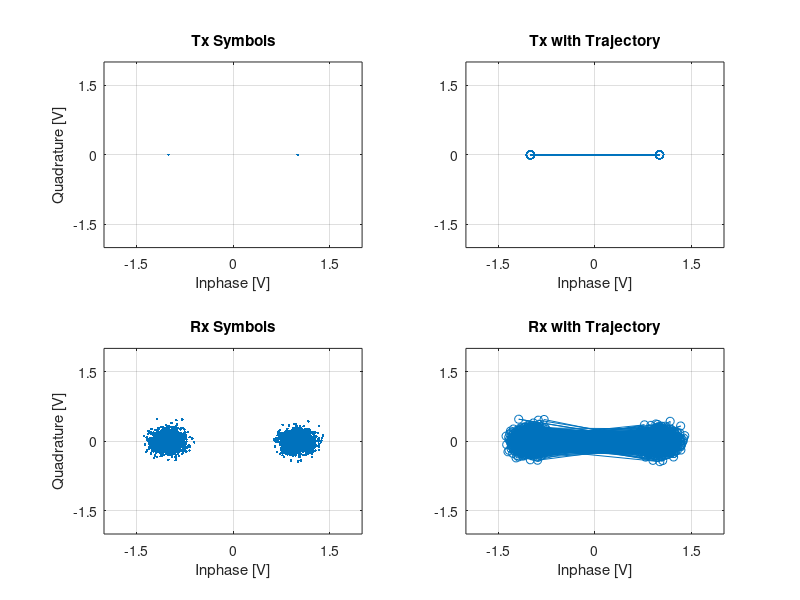
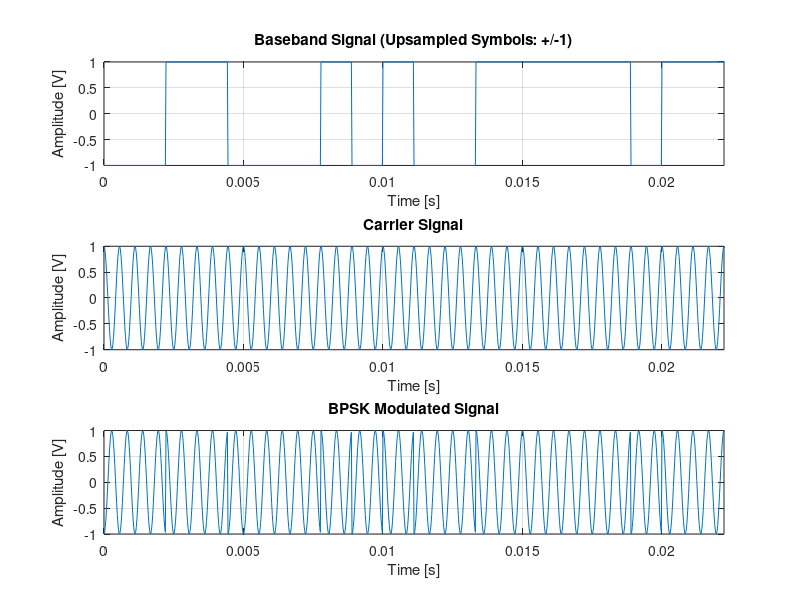
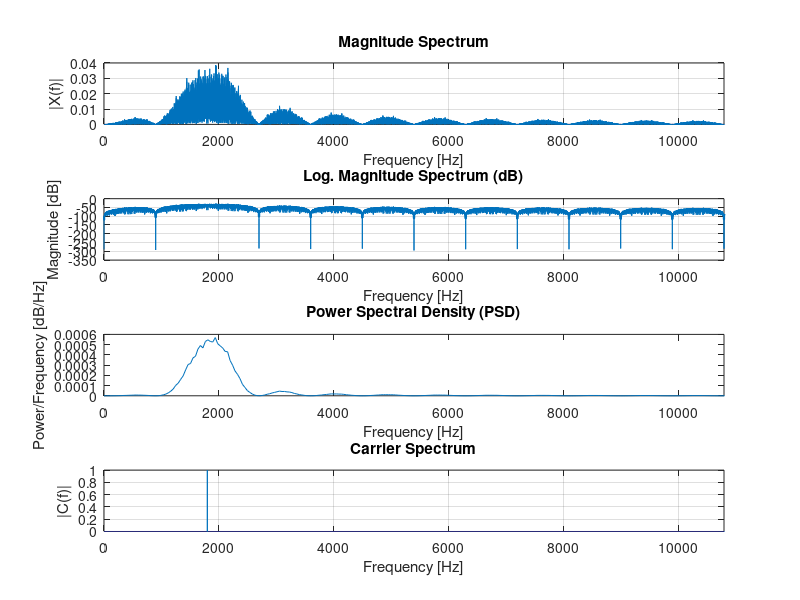

These charts were generated, in order, by the following MATLAB code:
% MATLAB implementation of BPSK modulation, constellation diagrams,
% time-domain plots, and frequency-domain spectra.
% Translated from Python code.

clear; close all; clc;

%% Configuration
fs = 44100;             % sampling rate [Hz]
baud = 900;             % symbol rate [symbols/s]
Nbits = 4000;           % number of bits
f0 = 1800;              % carrier Frequency [Hz]
Ns = floor(fs/baud);    % number of Samples per Symbol (Python int() truncates)
N = Nbits * Ns;         % Total Number of Samples
t = (0:N-1)/fs;         % time vector [s] (row vector)

% Limit for representation of time domain signals for better visibility.
symbolsToShow = 20;
timeDomainVisibleLimit = min(Nbits/baud, symbolsToShow/baud);

% Limit for representation of frequency domain signals for better visibility.
% (Note: Python f = r_[0:N/2.0]/N*fs implies N/2 points for spectrum)
% MATLAB f_axis for plotting FFT typically uses N/2 or N/2+1 points.
% Frequency axis for plotting FFT results (single-sided spectrum)
f_axis_full = linspace(0, fs/2, floor(N/2)+1); % For N_fft/2+1 points

sideLobesToShow = 9;
sideLobeWidthSpectrum = baud;
lowerLimit = max(0, f0 - sideLobeWidthSpectrum*(1 + sideLobesToShow));
upperLimit = f0 + sideLobeWidthSpectrum*(1 + sideLobesToShow);

carrier1 = cos(2*pi*f0*t); % carrier1 will be a row vector

%% Helper functions (equivalent to Python's GetBpskSymbol and BpskSymbolMapper)
% For BPSK:
% Bit 0 (False) -> Symbol 0 -> Maps to +Amplitude (cos(0))
% Bit 1 (True)  -> Symbol 1 -> Maps to -Amplitude (cos(pi))

% No explicit GetBpskSymbol needed if we map bits directly.
% BpskSymbolMapper logic will be incorporated directly.

%% BPSK Modulation
% Modulator Input
inputBits = randn(Nbits,1) > 0; % Logical column vector (true/false)

% Digital-to-Analog Conversion (Baseband Signal)
% Python: inputSignal = (np.tile(inputBits*2-1,(1,Ns))).ravel()
% inputBits*2-1: True -> 1, False -> -1
symbols_pm1 = 2*double(inputBits) - 1; % Column vector of +1 and -1
inputSignal = repelem(symbols_pm1, Ns); % Column vector, (Nbits*Ns) x 1

% Multiplicator / mixer
% Ensure correct dimensions for element-wise multiplication.
% inputSignal is column, carrier1 is row. MATLAB's .* handles this by broadcasting.
BPSK_signal = inputSignal .* carrier1'; % Make carrier1 column or inputSignal row.
                                       % Or rely on broadcasting like: inputSignal .* carrier1
                                       % Let's make carrier explicit column for clarity here.
BPSK_signal = inputSignal .* cos(2*pi*f0*t'); % t' makes time column, so carrier is column

%% Prepare BPSK Constellation Diagram
amplitude = 1;

% Generate noise.
noiseStandardDeviation = 0.12;
% Python noise1/noise2 are for I and Q components for Rx_symbols
noiseI = noiseStandardDeviation * randn(Nbits, 1);
noiseQ = noiseStandardDeviation * randn(Nbits, 1);

% Transmitted symbols (ideal constellation points)
% Based on Python logic: True bit (1) -> -amplitude; False bit (0) -> +amplitude
Tx_symbols = zeros(Nbits, 1);
Tx_symbols(inputBits == true) = -amplitude; % Bit 1 (True) maps to -amp
Tx_symbols(inputBits == false) = amplitude; % Bit 0 (False) maps to +amp

% Received symbols (add noise to Tx_symbols)
% Rx_symbols = mapped_symbol + (noiseI + 1j*noiseQ)
Rx_symbols = Tx_symbols + (noiseI + 1i*noiseQ);

%% Plot of BPSK Constellation Diagram
figure('Name', 'Constellation Diagram BPSK');
% sgtitle('Constellation Diagram BPSK'); % For newer MATLAB versions

subplot(2,2,1);
plot(real(Tx_symbols), imag(Tx_symbols), '.');
title('Tx Symbols');
xlabel('Inphase [V]');
ylabel('Quadrature [V]');
xlim([-2 2]); xticks([-1.5 0 1.5]);
ylim([-2 2]); yticks([-1.5 0 1.5]); % Python sharey='row' implies consistent Y
grid on;

subplot(2,2,2);
plot(real(Tx_symbols), imag(Tx_symbols),'-o'); % Plot with trajectory
title('Tx with Trajectory');
xlabel('Inphase [V]');
% ylabel('Quadrature [V]'); % Not needed if sharey
xlim([-2 2]); xticks([-1.5 0 1.5]);
ylim([-2 2]); yticks([-1.5 0 1.5]);
grid on;

subplot(2,2,3);
plot(real(Rx_symbols), imag(Rx_symbols), '.');
title('Rx Symbols');
xlabel('Inphase [V]');
ylabel('Quadrature [V]');
xlim([-2 2]); xticks([-1.5 0 1.5]);
ylim([-2 2]); yticks([-1.5 0 1.5]);
grid on;

subplot(2,2,4);
plot(real(Rx_symbols), imag(Rx_symbols),'-o'); % Plot with trajectory
title('Rx with Trajectory');
xlabel('Inphase [V]');
% ylabel('Quadrature [V]'); % Not needed if sharey
xlim([-2 2]); xticks([-1.5 0 1.5]);
ylim([-2 2]); yticks([-1.5 0 1.5]);
grid on;

%% Plot of BPSK Time-Domain Signals
figure('Name', 'BPSK Modulation');
% sgtitle('BPSK Modulation');

subplot(3,1,1);
plot(t, inputSignal); % t is row, inputSignal is column. MATLAB plot handles this.
title('Baseband Signal (Upsampled Symbols: +/-1)');
xlabel('Time [s]');
xlim([0, timeDomainVisibleLimit]);
ylabel('Amplitude [V]');
grid on; % Python 'dotted' linestyle, MATLAB default is solid for grid

subplot(3,1,2);
plot(t, carrier1); % t is row, carrier1 (original def) is row.
title('Carrier Signal');
xlabel('Time [s]');
xlim([0, timeDomainVisibleLimit]);
ylabel('Amplitude [V]');
grid on;

subplot(3,1,3);
plot(t, BPSK_signal); % t is row, BPSK_signal is column.
title('BPSK Modulated Signal');
xlabel('Time [s]');
xlim([0, timeDomainVisibleLimit]);
ylabel('Amplitude [V]');
grid on;

% Adjust spacing if needed, e.g., by manually setting subplot positions
% or using tightlayout in newer MATLAB if sgtitle causes overlap.
% For older MATLAB, can use:
% suptitle_text = 'BPSK Modulation';
% h_suptitle = suptitle(suptitle_text); % May require downloading suptitle for older versions
% set(h_suptitle, 'FontSize', 12);

%% Plot of Modulated Signal and Spectrum
figure('Name', 'BPSK Spectra');
% sgtitle('BPSK Spectra');

% --- Magnitude Spectrum ---
N_sig = length(BPSK_signal); % Should be N
X_fft = fft(BPSK_signal);
P2_abs = abs(X_fft/N_sig);
% Single-sided spectrum for real signals
if mod(N_sig,2) == 0 % N_sig is Even
    P1_mag = P2_abs(1:N_sig/2+1);
    P1_mag(2:end-1) = 2*P1_mag(2:end-1);
else % N_sig is Odd
    P1_mag = P2_abs(1:(N_sig+1)/2);
    P1_mag(2:end) = 2*P1_mag(2:end);
end
f_plot_axis = linspace(0, fs/2, length(P1_mag));

subplot(4,1,1);
plot(f_plot_axis, P1_mag);
title('Magnitude Spectrum');
xlabel('Frequency [Hz]');
ylabel('|X(f)|');
xlim([lowerLimit, upperLimit]);
grid on;

% --- Log. Magnitude Spectrum (dB) ---
subplot(4,1,2);
plot(f_plot_axis, 20*log10(P1_mag));
title('Log. Magnitude Spectrum (dB)');
xlabel('Frequency [Hz]');
ylabel('Magnitude [dB]');
xlim([lowerLimit, upperLimit]);
grid on;

% --- Power Spectrum Density (PSD) ---
subplot(4,1,3);
% Python ax.psd(BPSK_signal,NFFT=len(t),Fs=fs)
% NFFT=len(t) which is N_sig. Use a rectangular window and no overlap
% to be closer to a direct FFT-based PSD if that was implied by NFFT=len(t).
% Or use MATLAB's pwelch defaults for a Welch estimate.
% pwelch(BPSK_signal, rectwin(N_sig), 0, N_sig, fs);
pwelch(BPSK_signal, [], [], [], fs); % Using pwelch defaults for window, overlap, NFFT
title('Power Spectral Density (PSD)');
xlabel('Frequency [Hz]');
ylabel('Power/Frequency [dB/Hz]'); % pwelch default is dB/Hz
xlim([lowerLimit, upperLimit]);
% grid on; % pwelch typically adds its own grid

% --- Carrier Spectrum ---
N_carrier = length(carrier1); % Should be N
C_fft = fft(carrier1);
P2_carrier_abs = abs(C_fft/N_carrier);
if mod(N_carrier,2) == 0 % N_carrier is Even
    P1_carrier_mag = P2_carrier_abs(1:N_carrier/2+1);
    P1_carrier_mag(2:end-1) = 2*P1_carrier_mag(2:end-1);
else % N_carrier is Odd
    P1_carrier_mag = P2_carrier_abs(1:(N_carrier+1)/2);
    P1_carrier_mag(2:end) = 2*P1_carrier_mag(2:end);
end
f_plot_carrier_axis = linspace(0, fs/2, length(P1_carrier_mag));

subplot(4,1,4);
plot(f_plot_carrier_axis, P1_carrier_mag);
title('Carrier Spectrum');
xlabel('Frequency [Hz]');
ylabel('|C(f)|');
xlim([lowerLimit, upperLimit]);
grid on;

% plt.subplots_adjust(hspace=0.5) % In MATLAB, adjust subplot positions manually if needed
% For example:
% all_axes = findall(gcf, 'type', 'axes');
% for i = 1:length(all_axes)
%     pos = get(all_axes(i), 'Position');
%     set(all_axes(i), 'Position', [pos(1) pos(2) pos(3) pos(4)*0.85]); % Reduce height slightly
% end

disp('MATLAB script finished.');